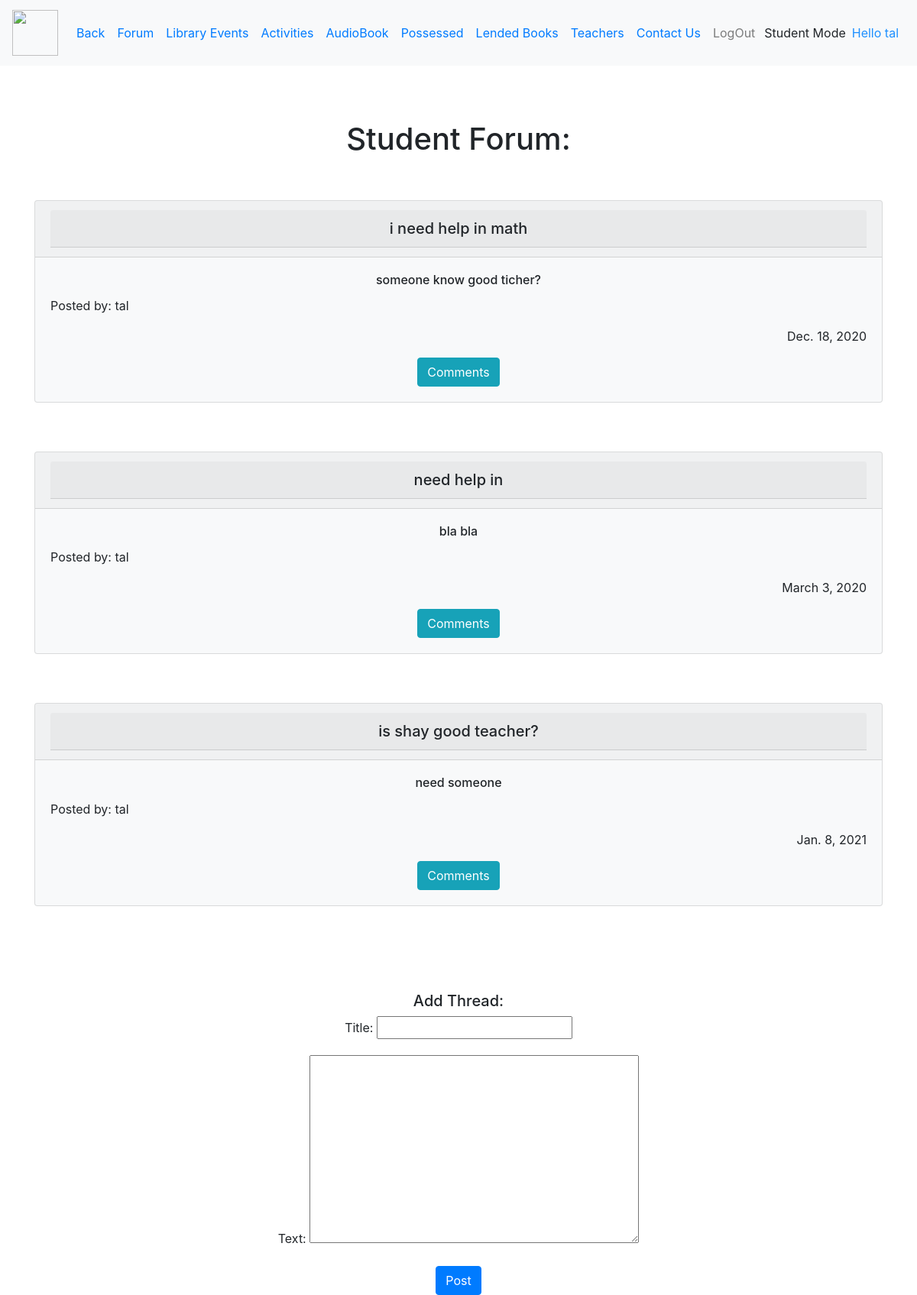
/Forum/ (signed in), run on the app's committed database.
### Forum/models.py (models this page shows, shortened)
class Forum(models.Model):
    student = models.ForeignKey(Student, on_delete=models.CASCADE)
    title = models.CharField(max_length=100)
    text = models.TextField(max_length=500)
    forumdate = models.DateField(default=datetime.datetime.now(), null=True, blank=True)

### authentication/models.py (models this page shows, shortened)
class Student(models.Model):
    user=models.OneToOneField(User, on_delete=models.SET_NULL,null=True,blank=True)
    Grade_CHOICES = (
        (1, 1), (2, 2), (3, 3), (4, 4), (5, 5), (6, 6), (7, 7), (8, 8), (9, 9), (10, 10), (11, 11), (12, 12)
    )
    grade = models.IntegerField(default=1, choices=Grade_CHOICES, null=False, blank=False)
    type=models.CharField(max_length=50,default='Student')
    Forum_Banned=models.BooleanField(default=False)
    Phone_Number = models.CharField(max_length=10, validators=[MinLengthValidator(10)])
    Security_Check = models.BooleanField(default=False)
    Studentposses = models.ManyToManyField(Book, blank=True)

### Forum/views.py (the view, shortened to what this page needs)
# urls.py: path('', views.Forum, name="Forum"),
@login_required
def Forum(request):
    forums = forum.objects.all()
    if request.method == "GET":
        return render(request, 'Forum/Forum.html',{'forums':forums,"form":ForumForm()})

### Forum/forms.py
class ForumForm(forms.ModelForm):
    class Meta:
        model = Forum
        fields = ['title', 'text']

### book_catalog/templates/Forum/Forum.html (shortened to what this page needs)
{% extends "mepage/student/stylestudent.html" %}
{% block content %}
    <div class="container text-center">
<br><br>
<br>
        <h1 align="center">Student Forum:</h1>
    <br><br>
    {% for forum in forums %}
        <div class="card bg-light mb-3" style="max-width: 100rem;">
  <div class="card-header">
<h5 class="card-header">{{ forum.title }}</h5>
  </div>
  <div class="card-body">
    <h6 class="card-title">{{ forum.text }}</h6>
    <p class="card-text" align="left">Posted by: {{ forum.student.user.username }}</p>
      <p class="card-text" align="right"> {{ forum.forumdate }}</p>
      <a href="{% url 'comments' forum.id %}" class="btn btn-info">Comments</a>
  </div>
</div>
        <br><br>
    {% endfor %}
        <br><br>
    {% if user.student.Forum_Banned %}
        <button type="button" class="btn btn-danger">
    <a href="{% url 'contact' %}" style="color: #FFFFFF">You are band<br>Click To Contact Us</a>
</button>
    {% else %}
        <h5>Add Thread:</h5>
        <form method="POST">
            {{ form.as_p }}
        <button type="submit" class="btn btn-primary">Post</button>
        </form>
    {% endif %}
    </div>
{% endblock %}

### book_catalog/templates/mepage/student/stylestudent.html (shortened to what this page needs)
<!doctype html>
<html lang="en">
  <head>
<link rel="stylesheet" href="https://cdn.jsdelivr.net/npm/bootstrap@4.5.3/dist/css/bootstrap.min.css">
  </head>
<nav class="navbar navbar-expand-lg navbar-light bg-light sticky-top">
    {% load static %}
<a class="navbar-brand" href="{% url "homepage" %}"><img src="{% static 'book_catalog/defult.png' %}" height="60" width="60" href="{% url "homepage" %}"></a>
  <div class="collapse navbar-collapse" id="navbarSupportedContent">
    <ul class="navbar-nav mr-auto">
      <li class="nav-item active">
        <a class="nav-link text-primary" href="{% url "homepage" %}">Back <span class="sr-only" href="{% url "homepage" %}">home</span></a>
      </li>
      <li class="nav-item"  href="{% url "mestudent" %}">
        <a class="nav-link text-primary text size-12" href="{% url "Forum" %}">Forum</a>
      </li>
      <li class="nav-item" href="{% url "mestudentevents" %}">
        <a class="nav-link text-primary" href="{% url 'mestudentevents' %}">Library Events</a>
      </li>
    <li class="nav-item" href="{% url "activity" %}">
        <a class="nav-link text-primary" href="{% url 'activity' %}">Activities</a>
      </li>
    <li class="nav-item" href="{% url "audobooks" %}">
        <a class="nav-link text-primary" href="{% url 'audobooks' %}">AudioBook</a>
      </li>
        {% if user.is_authenticated %}
            <li class="nav-item"  href="{% url "mestudentpossesses" %}">
        <a class="nav-link text-primary text size-12" href="{% url "mestudentpossesses" %}">Possessed</a>
      </li>
            <li class="nav-item" href="{% url "melendedbooks" %}">
        <a class="nav-link text-primary" href="{% url 'melendedbooks' %}">Lended Books</a>
      </li>
            <li class="nav-item" href="{% url "teachers" %}">
        <a class="nav-link text-primary" href="{% url 'teachers' %}">Teachers</a>
      </li>
            <li class="nav-item" href="{% url "contact" %}">
        <a class="nav-link text-primary" href="{% url 'contact' %}">Contact Us</a>
      </li>
            <li class="nav-item"  href="{% url "logoutuser" %}">
        <a href="#" onclick="$('#signOutBtn').click()" class="nav-link">LogOut</a>
      </li>
        {% endif %}
     </ul>
  <form class="form-inline">
     {% if user.student %}
          <h7 style="text-align:center">Student Mode </h7> &ensp;
      {% elif user.adult %}
      <h7 style="text-align:center">Adult Mode </h7> &ensp;
      {% elif user.superuser %}
      <h7 style="text-align:center">Admin Mode </h7> &ensp;
{% endif %}
      </form>
  <form class="form-inline">
      {% if user.is_authenticated %}
          <h7 style="color: dodgerblue">Hello {{ user.username }} </h7> &ensp;
{% endif %}
  </form>
  </div>
</nav>
{%  block content %}{% endblock %}
</html>

### data on the page
Forum: title "i need help in math", text "someone know good ticher?", student.user.username "tal", forumdate "Dec. 18, 2020"
Forum: title "need help in", text "bla bla", student.user.username "tal", forumdate "March 3, 2020"
Forum: title "is shay good teacher?", text "need someone", student.user.username "tal", forumdate "Jan. 8, 2021"

### other printed values
{{ user.username }} "tal"
